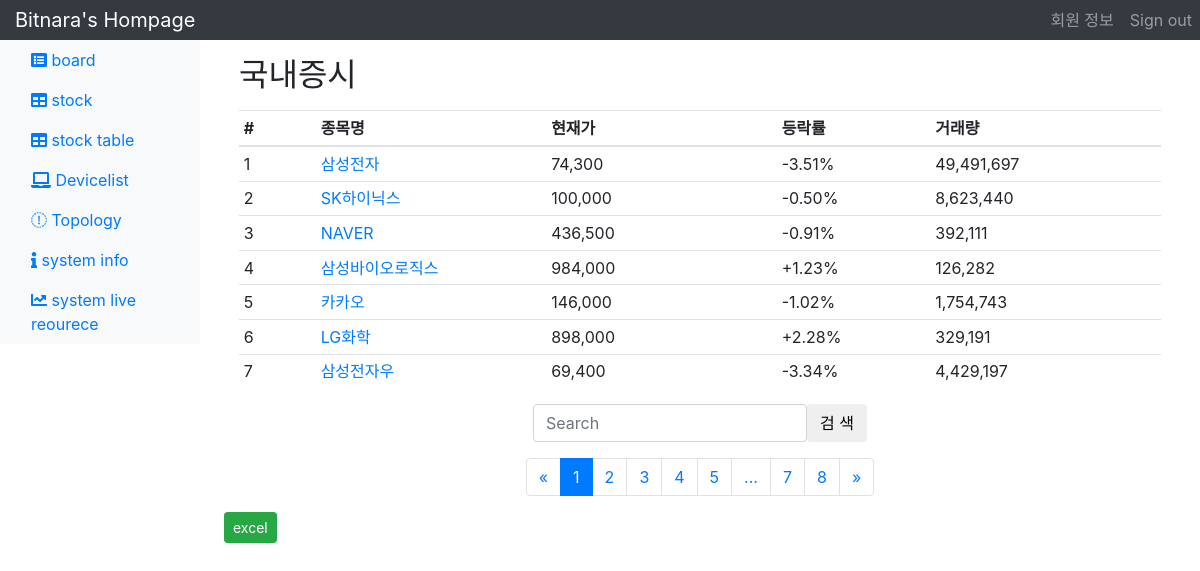
The app's page /stock2 (signed in) with its own data.
### models.py (models this page shows, shortened)
class Stocks(db.Model):
    id = db.Column(db.Integer, primary_key=True)
    name = db.Column(db.String(150), nullable=False)
    nowVal = db.Column(db.String(200))
    PrePricenowVal = db.Column(db.String(120))
    fluctuation = db.Column(db.String(120))
    faceVal = db.Column(db.String(120))
    totalVal = db.Column(db.String(120))
    stockListNum = db.Column(db.String(120))
    ROF = db.Column(db.String(120))
    volume = db.Column(db.String(120))
    PER = db.Column(db.String(120))
    ROE = db.Column(db.String(120))
    Code = db.Column(db.String(120))

### main_views.py (the view)
@app.route('/stock2')
@login_required
def stock2():
    keyword=request.args.get('keyword')
    page=request.args.get(get_page_parameter(), type=int, default=1)
    limit = 7
    if keyword:
        search_params = '&' + url_encode({'keyword':keyword})
        stocks = Stocks.query.filter(Stocks.name.contains(keyword)).order_by(Stocks.id.asc())
        chart = []
        for i in stocks:
            chart.append([i.name, int(i.nowVal.replace(',',''))])
        stocks = stocks.paginate(page=page, per_page=limit)
    else:
        search_params = ''
        stocks = Stocks.query.order_by(Stocks.id.asc())
        chart = []
        for i in stocks:
            chart.append([i.name, int(i.nowVal.replace(',',''))])
        stocks = stocks.paginate(page=page, per_page=limit)
    return render_template("stock_detail.html", stocks=stocks, page=page, limit=limit, keyword=keyword, search_params=search_params, chart=chart)

### main_views.py (called while the page is built)
@app.before_request
def before_request():
    g.user = current_user

@login_manager.user_loader
def load_user(id):
    return User.query.get(int(id))

### templates/stock_detail.html (shortened to what this page needs)
<!DOCTYPE html>
<html lang="ko">
<head>
    <link rel="stylesheet" href="https://maxcdn.bootstrapcdn.com/bootstrap/4.0.0/css/bootstrap.min.css"
>
    <link rel="stylesheet"
        href="https://cdnjs.cloudflare.com/ajax/libs/jquery.tablesorter/2.31.3/css/theme.blue.min.css"
 />
</head>
<body>
    <nav class="navbar navbar-dark sticky-top bg-dark flex-md-nowrap p-0">
        <a class="navbar-brand col-sm-3 col-md-2 mr-0" href="/">Bitnara's Hompage</a>
        <ul class="navbar-nav d-flex flex-row">
            <li class="nav-item text-nowrap mr-3">
                <a class="nav-link" href="/user">회원 정보</a>
            </li>
            <li class="nav-item text-nowrap mr-2">
                <a class="nav-link" href="/logout">Sign out</a>
            </li>
        </ul>
    </nav>
    <div class="container-fluid">
        <div class="row">
            <nav class="col-md-2 d-none d-md-block bg-light sidebar" style="position:fixed;">
                <div class="sidebar-sticky">
                    <ul class="nav flex-column">
                        <li class="nav-item">
                            <a class="nav-link active" href="/board">
                                <i class="fa fa-list-alt" aria-hidden="true"></i> board
                            </a>
                        </li>
                        <li class="nav-item">
                            <a class="nav-link" href="/stock2">
                                <i class="fa fa-table" aria-hidden="true"></i> stock
                            </a>
                        </li>
                        <li class="nav-item">
                            <a class="nav-link" href="{{url_for('stock_table')}}">
                                <i class="fa fa-table" aria-hidden="true"></i> stock table
                            </a>
                        </li>
                        <li class="nav-item">
                            <a class="nav-link" href="/device_list">
                                <i class="fa fa-laptop" aria-hidden="true"></i> Devicelist
                            </a>
                        </li>
                        <li class="nav-item">
                            <a class="nav-link" href="{{url_for('getTopology')}}">
                                <i class="fa fa-connectdevelop" aria-hidden="true"></i> Topology
                            </a>
                        </li>
                        <li class="nav-item">
                            <a class="nav-link" href="{{url_for('sysinfo')}}">
                                <i class="fa fa-info" aria-hidden="true"></i> system info
                            </a>
                        </li>
                        <li class="nav-item">
                            <a class="nav-link" href="{{url_for('live_resource')}}">
                                <i class="fas fa-chart-line"></i> system live reourece
                            </a>
                        </li>
                    </ul>
                </div>
            </nav>
            <main role="main" class="col-md-9 ml-sm-auto col-lg-10 pt-3 px-4">
                <div class="container-fluid">
                    <div class="row">
                        <div class="col-12">
                            <h2 class="mb-3">국내증시</h2>
                            <table class="table table-hover table-sm tablesort" id="tablesort">
                                <thead>
                                    <tr>
                                        <th class="col-1">#</th>
                                        <th class="col-3">종목명</th>
                                        <th class="col-3">현재가</th>
                                        <th class="col-2">등락률</th>
                                        <th class="col-3">거래량</th>
                                    </tr>
                                </thead>
                                <tbody>
                                    {% for stock in stocks.items %}
                                    <tr>
                                        <td>{{stock.id}}</td>
                                        <td><a
                                                href='{{url_for("CandleChart", code=stock.Code, page=page, name = stock.name)}}{{search_params}}'>{{stock.name}}</a>
                                        </td>
                                        <td>{{stock.nowVal}}</td>
                                        <td>{{stock.fluctuation}}</td>
                                        <td>{{stock.volume}}</td>
                                    </tr>
                                    {% endfor %}
                                </tbody>
                            </table>
                        </div>
                        <div class="container-fluid">
                            <div class="d-flex justify-content-center">
                                <div class="mb-3">
                                    <form class="form-inline" action="{{url_for('stock2', page = page)}}" method="GET">
                                        <div class="form-group">
                                            {% if request.args.get('keyword') == None %}
                                            <input type="text" class="form-control" placeholder="Search" name="keyword">
                                            {% else %}
                                            <input type="text" class="form-control" placeholder="Search" name="keyword"
                                                value="{{request.args.get('keyword')}}">
                                            {% endif %}
                                        </div>
                                        <div class="form-group">
                                            <button type="submit" class="btn btn-default">검 색</button>
                                        </div>
                                    </form>
                                </div>
                            </div>
                        </div>
                    </div>
                </div>
                <nav aria-label="Page navigation">
                    <ul class="pagination justify-content-center">
                        <li class="page-item">
                            <a class="page-link" data-page="{{ stocks.prev_num }}" href="{{ prev_num  }}">&laquo;</a>
                        </li>
                        {% for page_num in stocks.iter_pages() %}
                        {% if page_num %}
                        {% if page_num != stocks.page %}
                        <li class="page-item">
                            <a class="page-link" data-page="{{ page_num }}"
                                href="?page={{ page_num }}{{search_params}}">{{
                                page_num
                                }}</a>
                        </li>
                        {% else %}
                        <li class="page-item active" aria-current="page">
                            <a class="page-link" href="#">{{ page_num }}</a>
                        </li>
                        {% endif %}
                        {% else %}
                        <li class="disabled">
                            <a class="page-link" href="#">...</a>
                        </li>
                        {% endif %}
                        {% endfor %}
                        <li class="page-item">
                            <a class="page-link" data-page="{{ stocks.next_num }}" href="{{ next_num }}">&raquo;</a>
                        </li>
                    </ul>
                </nav>
                <div>
                    <a href="{{url_for('stockdownloads')}}?keyword={{keyword}}" class="btn btn-success btn-sm">excel</a>
                </div>
                <div class="col-10">
                </div>
            </main>
        </div>
    </div>
</body>
</html>

### templates/stock_detail.html (style rules this page uses)
th { cursor: pointer; }

### records on screen
Stocks: id "1", name "삼성전자", nowVal "74,300", fluctuation "-3.51%", volume "49,491,697"
Stocks: id "2", name "SK하이닉스", nowVal "100,000", fluctuation "-0.50%", volume "8,623,440"
Stocks: id "3", name "NAVER", nowVal "436,500", fluctuation "-0.91%", volume "392,111"
Stocks: id "4", name "삼성바이오로직스", nowVal "984,000", fluctuation "+1.23%", volume "126,282"
Stocks: id "5", name "카카오", nowVal "146,000", fluctuation "-1.02%", volume "1,754,743"
Stocks: id "6", name "LG화학", nowVal "898,000", fluctuation "+2.28%", volume "329,191"
Stocks: id "7", name "삼성전자우", nowVal "69,400", fluctuation "-3.34%", volume "4,429,197"

### other values on screen
{{ page_num }} "1"
{{ page_num }} "2" "3" "4" "5" "7" "8"
